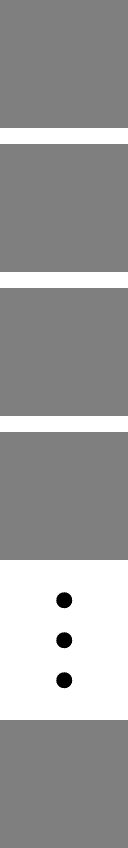
#> input picture scripts/generate_workflow_picture/encoding_list.png, 256 x 1696 px (shown at 1/2 size)
$ python split_image.py --input_path encoding_list.png
#> lines starting #> are read from the running program, lines starting #| are printed output that depends on the picture; after the words box and inside, x2 and y2 are one past the last pixel; in counts of white or black regions, pixels touching at a corner belong together
# Reads an image given as an argument and splits it into N x N tiles.
# Display the tiles in a new image with a grid overlay.

import cv2
import numpy as np
import argparse


def parse_args():
    parser = argparse.ArgumentParser()
    parser.add_argument("--input_path", type=str, default="input.png")
    parser.add_argument("--output_path_grid", type=str, default="grid.png")
    parser.add_argument("--output_path_list", type=str, default="list.png")
    parser.add_argument("--n", type=int, default=3)
    parser.add_argument("--paddding", type=int, default=32)
    parser.add_argument("--block_size", type=int, default=256)

    args = parser.parse_args()
    return args


def gen_image(args):
    img = cv2.imread(args.input_path)
#> img is the input picture: shape (1696, 256, 3); min 0, max 255, mean 157
    img = np.ones((1024, 1024, 3), dtype=np.uint8) * 127
    size = args.n * args.block_size + (args.n - 1) * args.paddding
    width = img.shape[1]
    height = img.shape[0]
    output_grid = np.ones((size, size, 3), dtype=np.uint8) * 255
    output_list = (
        np.ones(
            (
                (args.n + 1) * args.block_size + args.n * args.paddding,
                args.block_size,
                3,
            ),
            dtype=np.uint8,
        )
        * 255
    )
    for i in range(args.n):
        x = i * (args.block_size + args.paddding)
        for j in range(args.n):
            y = j * (args.block_size + args.paddding)
            input_block = img[
                i * height // args.n : (i + 1) * height // args.n,
                j * width // args.n : (j + 1) * width // args.n,
                :,
            ]
            # Resize the block to block_size x block_size
            input_block = cv2.resize(
                input_block,
                (args.block_size, args.block_size),
                interpolation=cv2.INTER_LINEAR,
            )
            output_grid[
                x : x + args.block_size, y : y + args.block_size, :
            ] = input_block
            if i == 0 and j != args.n - 1:
                output_list[
                    y : y + args.block_size,
                    :,
                    :,
                ] = input_block
            elif i == args.n - 1 and j == args.n - 1:
                output_list[
                    x + args.block_size + args.paddding :,
                    :,
                ] = input_block

    # Draw 3 circles vertically to represent the ... (etc.)
    height_start = (args.n - 1) * args.block_size + (args.n - 2) * args.paddding
    height_range = 2 * args.paddding + args.block_size
    for i in range(3):
        height_circle = height_start + (i + 1) * height_range / 4
        cv2.circle(
            output_list,
            (args.block_size // 2, int(height_circle)),
            args.paddding // 2,
            (0, 0, 0),
            -1,
        )
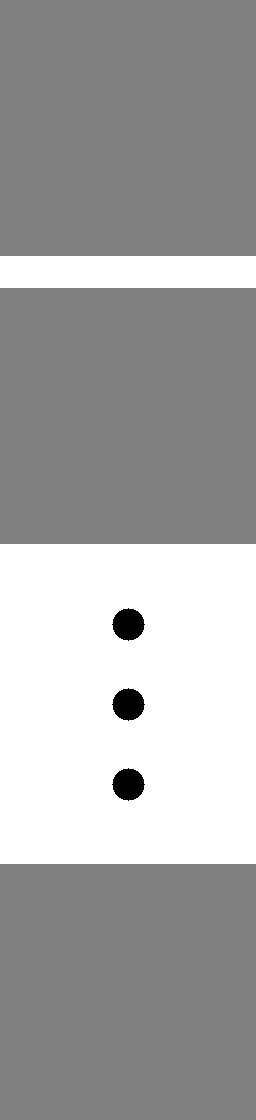
#> output_list: shape (1120, 256, 3); min 0, max 255, mean 165.1

    cv2.imwrite(args.output_path_grid, output_grid)
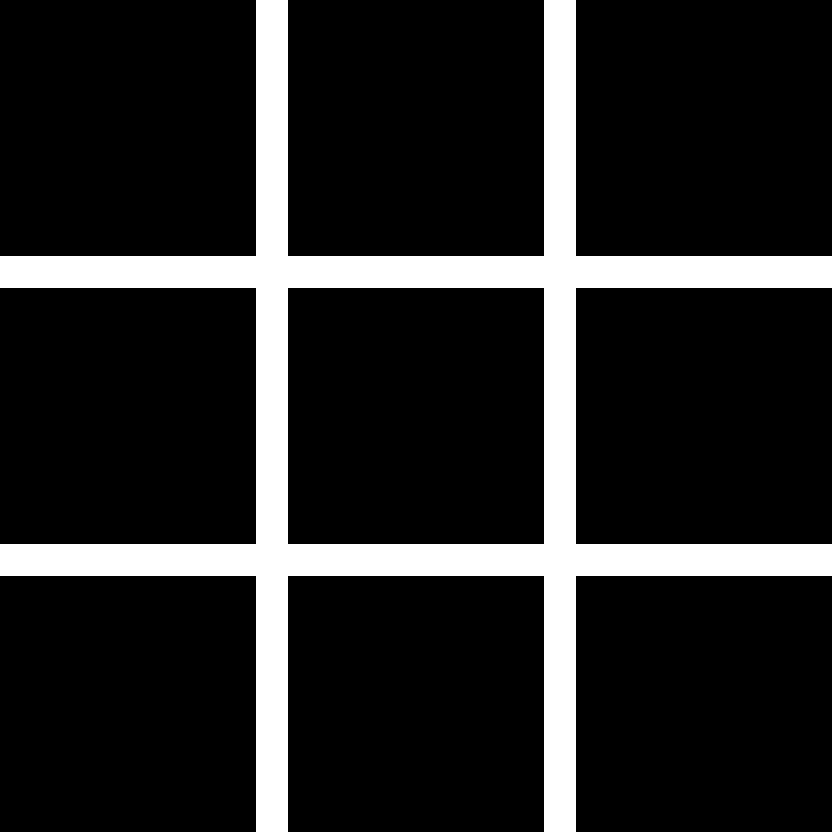
#> saved as grid.png: shape (832, 832, 3); values 127 (black) and 255 (white), 14.8% white; 1 white region, box (x1, y1, x2, y2) and area: (0, 0, 832, 832) 102400
    cv2.imwrite(args.output_path_list, output_list)


if __name__ == "__main__":
    args = parse_args()
    gen_image(args)
